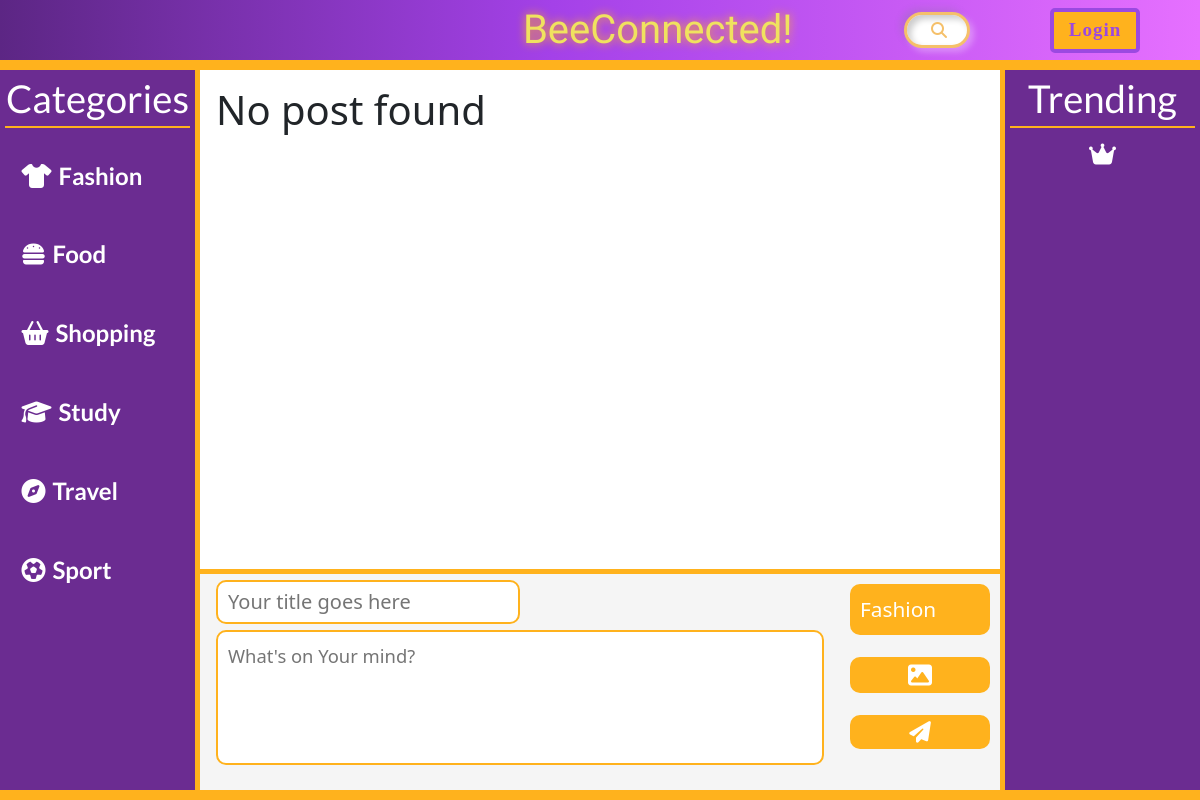
/index.php?category=Food, run on an earlier commit of the app's database.
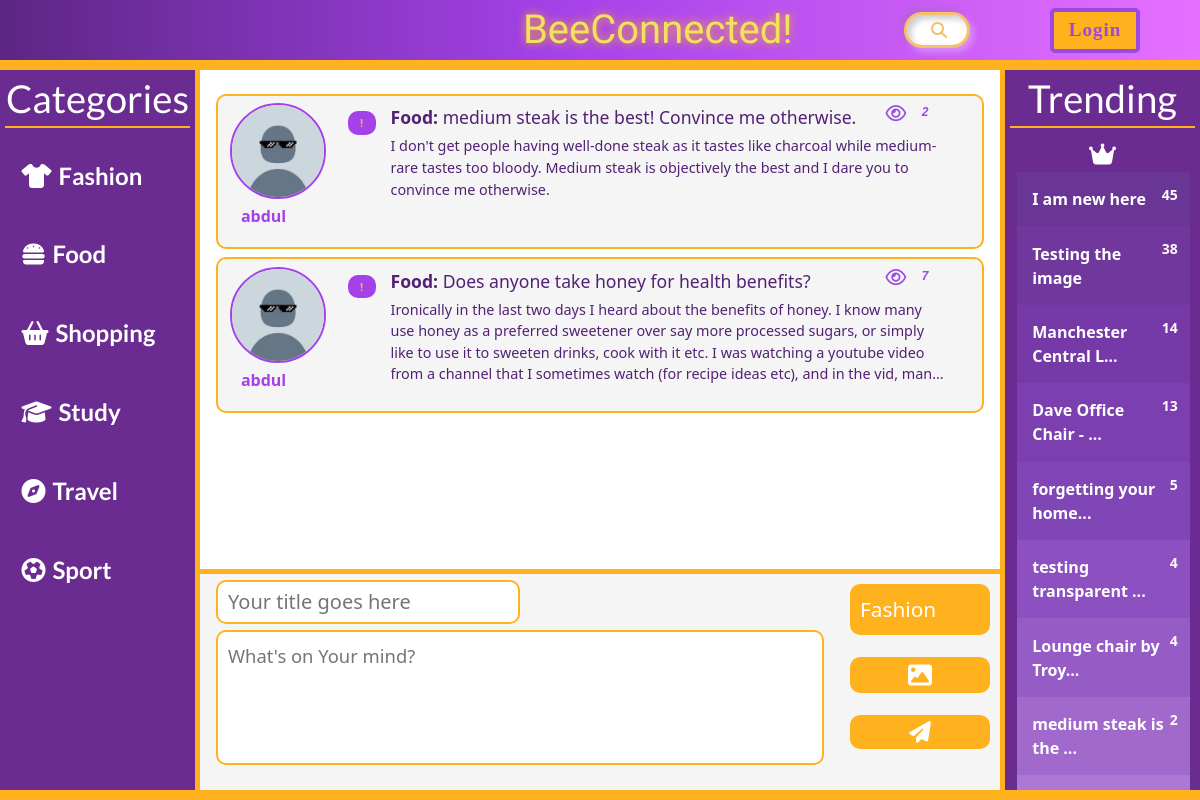
And on a later commit of the database.
### tables this page shows
CREATE TABLE `category` (
  `id` tinyint(4) NOT NULL AUTO_INCREMENT,
  `name` varchar(64) NOT NULL,
  `icon` varchar(64) NOT NULL DEFAULT 'fa-solid fa-bars',
  `enable` tinyint(1) NOT NULL DEFAULT '1',
  PRIMARY KEY (`id`)
);

CREATE TABLE `post` (
  `pid` int(11) NOT NULL AUTO_INCREMENT COMMENT 'post ID',
  `title` text NOT NULL,
  `category` text NOT NULL,
  `content` longtext NOT NULL,
  `author` bigint(11) NOT NULL COMMENT 'linked to userid',
  `hide` tinyint(1) unsigned NOT NULL DEFAULT '0' COMMENT 'visible or not',
  `view` bigint(20) unsigned NOT NULL DEFAULT '0',
  `attach_pic` varchar(128) NOT NULL,
  `date` datetime NOT NULL,
  PRIMARY KEY (`pid`),
  KEY `author` (`author`)
);

CREATE TABLE `user` (
  `userid` bigint(11) NOT NULL AUTO_INCREMENT,
  `username` varchar(32) NOT NULL,
  `password` varchar(64) NOT NULL,
  `bio` text,
  `permission` tinyint(3) unsigned NOT NULL DEFAULT '1',
  PRIMARY KEY (`userid`)
);

### include/function.php (called while the page is built, shortened)
<?php
function get_name_by_id($userid)
{
    global $conn;
    return mysqli_fetch_assoc(mysqli_query($conn, "SELECT username FROM user WHERE userid='$userid';"))['username'];
}
function getprofilepic($userid)
{
    if (file_exists("data/image_profile/$userid.png")) {
        return "data/image_profile/$userid.png";
    } elseif (file_exists("data/image_profile/$userid.jpg")) {
        return "data/image_profile/$userid.jpg";
    } elseif (file_exists("data/image_profile/$userid.jpeg")) {
        return "data/image_profile/$userid.jpeg";
    } elseif (file_exists("data/image_profile/$userid.gif")) {
        return "data/image_profile/$userid.gif";
    } else {
        return "data/image_profile/default.png";
    }
}
function get_view($pid){
    global $conn;
    return mysqli_fetch_assoc(mysqli_query($conn, "SELECT view FROM post WHERE pid={$pid};"))["view"];
}

### index.php (the view, shortened to what the changed rows need)
<?php
include("header.php");
?>
<head>
</head>
<link rel="stylesheet" href="resources/css/index.css">
<div class="main">
    <div class="container-fluid">
        <div class="row">
            <?php
            include "category.php"
            ?>
            <div class="col-8 content">
                <div class='posts' id="posts">
                    <?php
                    if (isset($_GET["search"]) && (isset($_GET["category"]))) {
                        $result = mysqli_query($conn, "SELECT * FROM post WHERE hide ='0' AND caregory = {$_GET["category"]} AND content LIKE '%{$_GET["search"]}%' OR title LIKE '%{$_GET["search"]}%' ORDER BY pid DESC;");
                    } else if (isset($_GET["search"])) {
                        $result = mysqli_query($conn, "SELECT * FROM post WHERE hide ='0' AND content LIKE '%{$_GET["search"]}%' OR title LIKE '%{$_GET["search"]}%' ORDER BY pid DESC;");
                    } else if (isset($_GET["category"])) {
                        $result = mysqli_query($conn, "SELECT * FROM post WHERE hide ='0' AND category = '{$_GET["category"]}' ORDER BY pid DESC;");
                    } else {
                        $result = mysqli_query($conn, "SELECT * FROM post WHERE hide ='0' ORDER BY pid DESC;");
                    }
                    if (mysqli_num_rows($result) > 0) {
                        while ($row = mysqli_fetch_assoc($result)) {
                            $userid = $row["author"];
                            $username = get_name_by_id($userid);
                            $userpic = getprofilepic($userid);
                            $content = htmlspecialchars_decode($row["content"]);
                            $title = htmlspecialchars_decode($row["title"]);
                            $pid = $row["pid"];
                            $viewnum=get_view($pid);
                            echo "
                                    <div class='main_post' id='main_post'>
                                        <div class = 'img_name_report' id = 'img_name_report'>
                                            <img src='$userpic'>
                                            <h1>$username</h1>
                                            <a href='report.php?type=post&id=$pid' class='report'>
                                                <p class='text_1'>!</p>
                                                <p class='text_2'>Report</p>
                                            </a>";
                            echo "       </div>
                                        <div class = 'post_content' >
                                            <h1><b>{$row["category"]}:</b> $title</h1>
                                            <p id = 'post_content_p'>$content</p>
                                            <a href='post.php?pid=$pid' class='read_more'><button id='readmore'>Read more</button></a>
                                            <div class='viewicon'><i class='fa-regular fa-eye'></i></div>
                                            <span class='viewnum'>$viewnum</span>
                                        </div>
                                    </div>
                                ";
                        }
                    } else {
                        echo "<h1>No post found</h1>";
                    }
                    ?>
                </div>
            </div>
            <?php
            include "trending.php";
            ?>
        </div>
    </div>
</div>

### category.php
<div class="col categories">
    <a href="index.php"><h2>Categories</h2></a>
    <ul class="menu-hover-fill flex flex-col items-start leading-none text-2xl uppercase space-y-4">
        <?php
        $result = mysqli_query($conn, "SELECT name,icon FROM category WHERE enable='1';");
        if (mysqli_num_rows($result) > 0) {
            while ($row = mysqli_fetch_assoc($result)) {
                echo "<a href='index.php?category={$row['name']}'><li class='tablinks'><i class='{$row['icon']}'></i>{$row['name']}</li></a>";
            }
        }
        ?>
    </ul>
</div>

### trending.php (shortened to what the changed rows need)
<div class="col trending">
    <h2>Trending</h2>
    <div class="leaderboard">
        <div class="body">
            <ol>
                <?php
                $result = mysqli_query($conn, "SELECT * FROM post WHERE hide=0 AND date_sub(curdate(), interval 7 day) <= date(date) ORDER BY view DESC LIMIT 10;");
                if (mysqli_num_rows($result) > 0) {
                    while ($row = mysqli_fetch_assoc($result)) {
                        if (strlen($row["title"]) > 20) {
                            $row["title"] = substr($row["title"], 0, 20) . "...";
                        }
                        echo "
                                        <li>
                                            <mark><a href='post.php?pid={$row["pid"]}'>{$row["title"]}</a></mark>
                                            <small>{$row["view"]}</small>
                                        </li>";
                    }
                }
                ?>
            </ol>
        </div>
    </div>
</div>

What changed in the data, as far as the page shows it:
added post: author.username "abdul", category "Food", title "medium steak is the best! Convince me otherwise.", content "I don't get people having well-done steak as it tastes like charcoal while medium-rare tastes too bloody. Medium steak is objectively the best and I dare you to convince me otherwise.", viewnum "2", title "medium steak is the ...", view "2"
added post: author.username "abdul", category "Food", title "Does anyone take honey for health benefits?", content "Ironically in the last two days I heard about the benefits of honey. I know many use honey as a preferred sweetener over say more processed sugars, or simply like to use it to sweeten drinks, cook with it etc. I was watching a youtube video from a channel that I sometimes watch (for recipe ideas etc), and in the vid,…", viewnum "7"
added post: title "I am new here", view "45", shown under "Trending"
added post: title "Testing the image", view "38", shown under "Trending"
added post: title "Manchester Central L...", view "14", shown under "Trending"
added post: title "Dave Office Chair - ...", view "13", shown under "Trending"
added post: title "forgetting your home...", view "5", shown under "Trending"
added post: title "testing transparent ...", view "4", shown under "Trending"
added post: title "Lounge chair by Troy...", view "4", shown under "Trending"
Also different on the page:
text no longer shown: "No post found"
